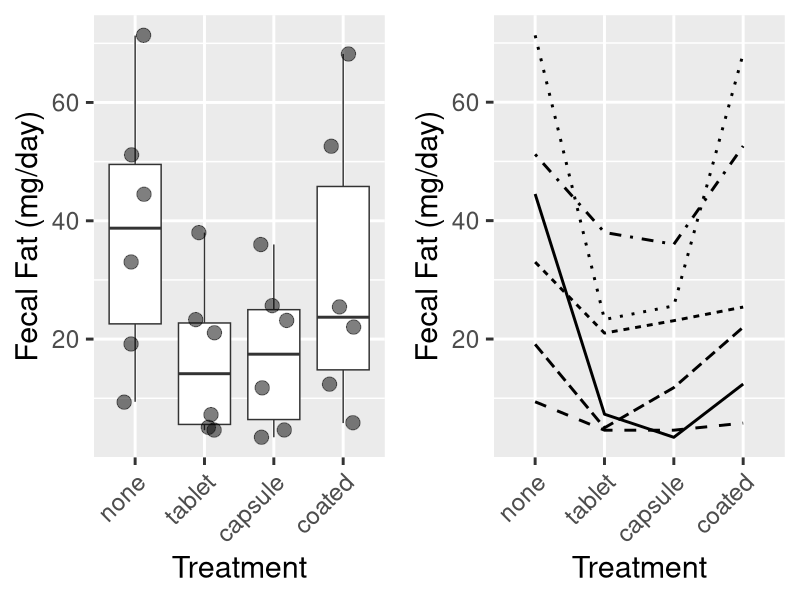
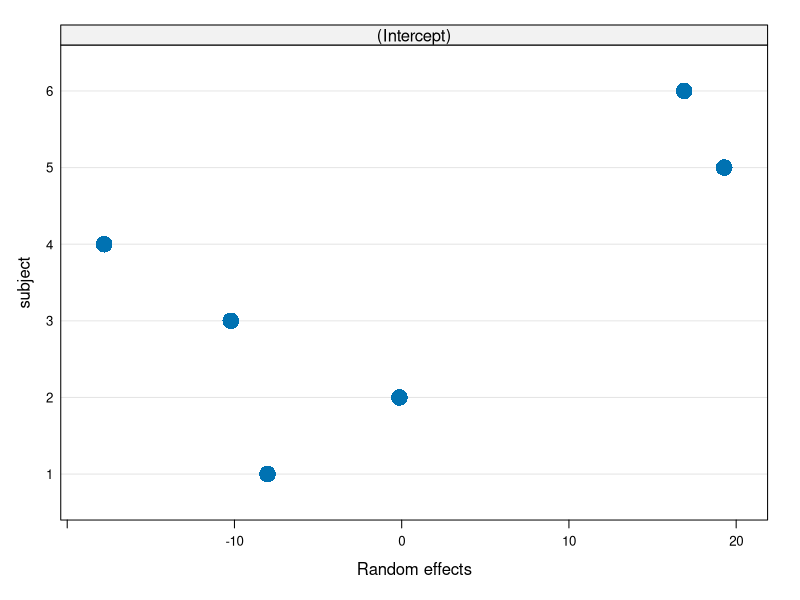
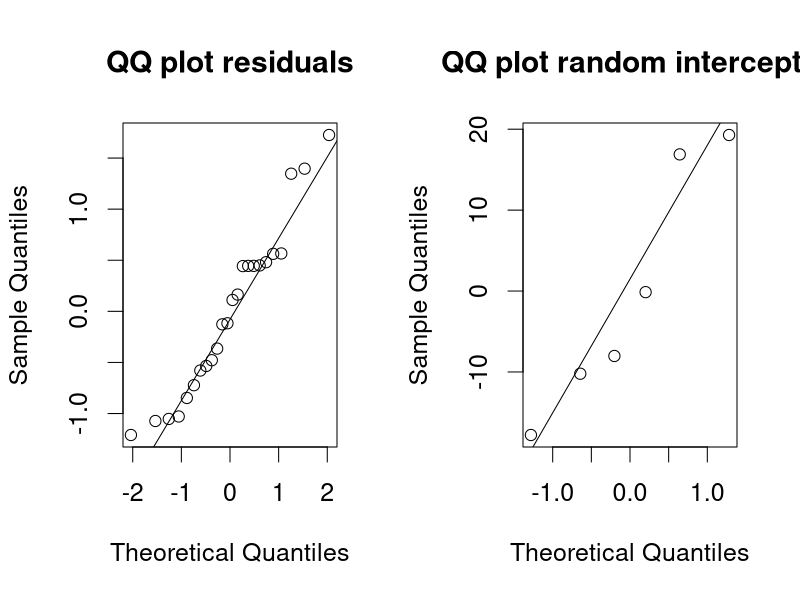
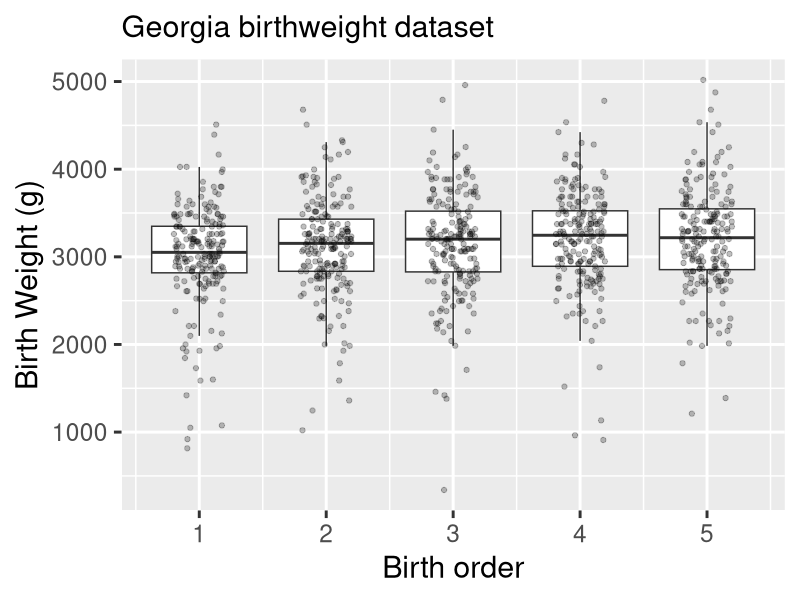
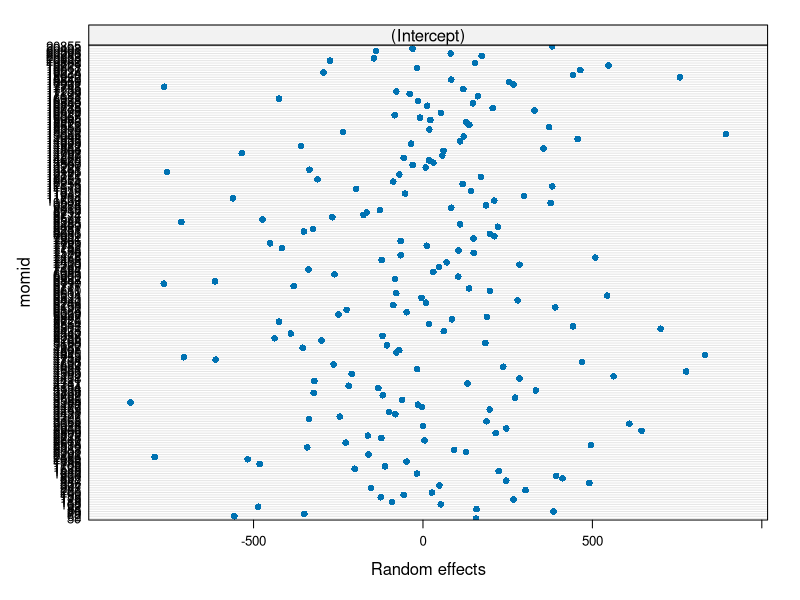

Write the R code that produced these figures, in order.
## ---- chunk 1
suppressPackageStartupMessages({
  library(tidyverse)
  library(ggplot2)
  library(gridExtra)
})
dat <- read.csv("fecfat.csv") %>%
  mutate(pilltype = factor(pilltype, levels = c("none", "tablet", "capsule", "coated"))) %>%
  mutate(subject = factor(subject))
## ---- chunk 2
p1 <- ggplot(dat, aes(pilltype, fecfat)) +
  geom_boxplot(outlier.shape = NA) +
  geom_jitter(width = 0.2, aes(size = 1.5), alpha = 0.5) +
  theme_grey(base_size = 22) +
  theme(legend.position = "none") +
  theme(axis.text.x = element_text(
    angle = 45,
    vjust = 1,
    hjust = 1
  )) +
  xlab("Treatment") + ylab("Fecal Fat (mg/day)")
p2 <-
  ggplot(dat, aes(
    x = pilltype,
    y = fecfat,
    group = subject,
    lty = subject
  )) +
  geom_line(size = 1) +
  theme_grey(base_size = 22) +
  theme(legend.position = "none") +
  theme(axis.text.x = element_text(
    angle = 45,
    vjust = 1,
    hjust = 1
  )) +
  xlab("Treatment") + ylab("Fecal Fat (mg/day)")
library(gridExtra)
grid.arrange(p1, p2, ncol = 2)
## ---- chunk 3
##Shortcut for calculating ICC from an lme object:
ICClme <- function(out) {
  varests <- as.numeric(VarCorr(out)[1:2])
  varests[1] / sum(varests)
}
## ---- chunk 4
library(nlme)
fitmix <- nlme::lme(fecfat ~ pilltype, 
                    data = dat, 
                    random =  ~ 1 | subject)
fitmix
## ---- chunk 5
par(cex = 2)
plot(ranef(fitmix), cex = 2)
## ---- chunk 6
par(mfrow = c(1, 2), cex = 1.5)
qqnorm(residuals(fitmix, type = "pearson"), main = "QQ plot residuals")
qqline(residuals(fitmix, type = "pearson"))
qqnorm(ranef(fitmix)[, 1], main = "QQ plot random intercepts")
qqline(ranef(fitmix)[, 1])
## ---- chunk 7
summary(fitmix)
## ---- chunk 8
intervals(fitmix)
## ---- chunk 9
library(nlme)
fitmix <- nlme::lme(fecfat ~ pilltype, 
                    data = dat, 
                    random =  ~ 1 | subject)
## ---- chunk 10
ga <- read_csv("gababies.csv") %>%
  mutate(momage = na_if(momage, 99)) %>%
  mutate(agebin = cut(initage, breaks = c(0, 20, 100))) %>%
  mutate(momid = factor(momid)) %>%
  mutate(lowbrth = recode_factor(lowbrth, `0` = "normal", `1` = "low"))
## ---- chunk 11
ggplot(ga, aes(x = birthord, group = birthord, y = bweight)) +
  geom_boxplot(notch = FALSE, outlier.shape = NA) +
  geom_jitter(width=0.2, col = "black", alpha = 0.25) +
  theme_grey(base_size = 22) + 
  labs(subtitle = "Georgia birthweight dataset") +
  xlab("Birth order") + ylab("Birth Weight (g)")
p2 <- ggplot(ga, aes(x = birthord, y = bweight, group = momid)) +
  geom_line() +
  theme_grey(base_size = 22) + 
  theme(legend.position = "none") +
  labs(subtitle = "Georgia birthweight dataset") +
  xlab("Birth order") + ylab("Birth Weight (g)")
## ---- chunk 12
library(nlme)
gafit1 <- lme(bweight ~ birthord, data=ga, random=~1|momid)
## ---- chunk 13
plot(ranef(gafit1))
## ---- chunk 14
summary(gafit1)
## ---- chunk 15
intervals(gafit1, which = "all")
## ---- chunk 16
gafit.gee <- gee::gee(bweight ~ birthord,
                      corstr = "exchangeable",
                      id = momid,
                      data = ga)
## ---- chunk 17
summary(gafit.gee)
